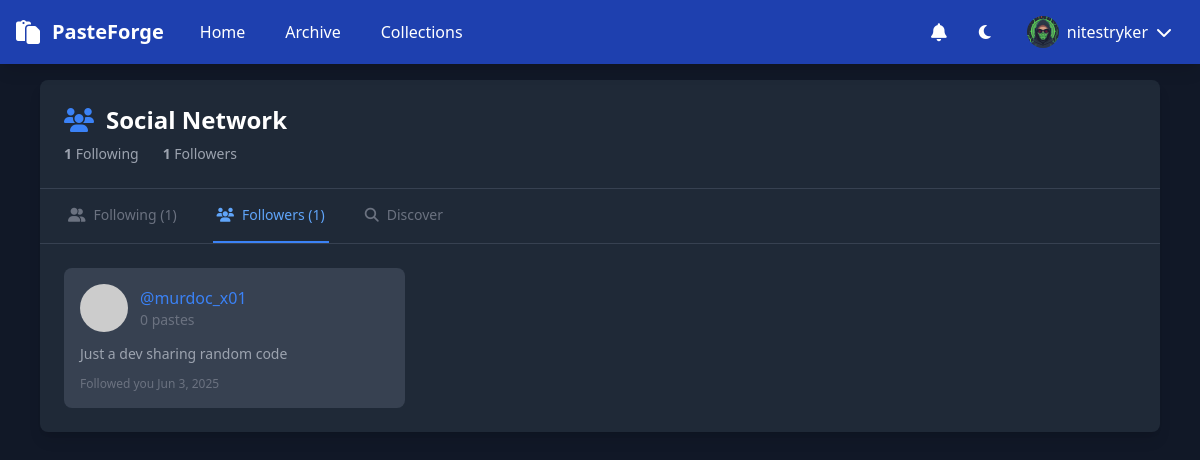
The page /following.php?tab=followers (signed in) on the database its author committed.
### tables this page shows
CREATE TABLE users (
      id TEXT PRIMARY KEY,
      username TEXT UNIQUE,
      password TEXT NOT NULL,
      email TEXT,
      profile_image TEXT DEFAULT NULL,
      created_at INTEGER DEFAULT (strftime('%s', 'now'))
    , website TEXT DEFAULT NULL, tagline TEXT DEFAULT 'Just a dev sharing random code', role TEXT DEFAULT 'free', status TEXT DEFAULT 'active', followers_count INTEGER DEFAULT 0, following_count INTEGER DEFAULT 0, profile_visibility TEXT DEFAULT 'public', show_paste_count INTEGER DEFAULT 1, allow_messages INTEGER DEFAULT 1);

### following.php (the view, shortened to what this page needs)
<?php
$user_id = $_SESSION['user_id'] ?? null;
$username = $_SESSION['username'] ?? null;
$db = Database::getInstance()->getConnection();
$tab = $_GET['tab'] ?? 'following';
$following = [];
$followers = [];
if ($tab === 'followers') {
    $stmt = $db->prepare("
        SELECT u.id, u.username, u.profile_image, u.tagline,
               COUNT(p.id) as paste_count,
               uf.created_at as followed_at
        FROM user_follows uf
        JOIN users u ON uf.follower_id = u.id
        LEFT JOIN pastes p ON u.id = p.user_id AND p.is_public = 1
        WHERE uf.following_id = ?
        GROUP BY u.id, u.username, u.profile_image, u.tagline, uf.created_at
        ORDER BY uf.created_at DESC
    ");
    $stmt->execute([$user_id]);
    $followers = $stmt->fetchAll(PDO::FETCH_ASSOC);
}
$stmt = $db->prepare("SELECT following_count, followers_count FROM users WHERE id = ?");
$stmt->execute([$user_id]);
$user_counts = $stmt->fetch(PDO::FETCH_ASSOC);
$theme = $_COOKIE['theme'] ?? 'dark';
?>
<!DOCTYPE html>
<html class="<?= $theme ?>">
<head>
    <script src="https://cdn.tailwindcss.com"></script>
    <link href="https://cdnjs.cloudflare.com/ajax/libs/font-awesome/6.4.0/css/all.min.css" rel="stylesheet">
</head>
<body class="bg-white dark:bg-gray-900 text-gray-900 dark:text-white min-h-screen">
    <nav class="bg-blue-600 dark:bg-blue-800 text-white shadow-lg fixed w-full z-10">
        <div class="max-w-7xl mx-auto px-4">
            <div class="flex justify-between h-16">
                <div class="flex items-center space-x-6">
                    <a href="/" class="flex items-center space-x-3">
                        <i class="fas fa-paste text-2xl"></i>
                        <span class="text-xl font-bold">PasteForge</span>
                    </a>
                    <div class="flex space-x-4">
                        <a href="/" class="hover:bg-blue-700 px-3 py-2 rounded">Home</a>
                        <a href="/?page=archive" class="hover:bg-blue-700 px-3 py-2 rounded">Archive</a>
                        <?php if ($user_id): ?>
                            <a href="/?page=collections" class="hover:bg-blue-700 px-3 py-2 rounded">Collections</a>
                        <?php endif; ?>
                    </div>
                </div>
                <div class="flex items-center space-x-4">
                    <?php if ($user_id): ?>
                        <a href="/notifications.php" class="relative p-2 rounded hover:bg-blue-700 transition-colors">
                            <i class="fas fa-bell text-lg"></i>
                        </a>
                    <?php endif; ?>
                    <button onclick="toggleTheme()" class="p-2 rounded hover:bg-blue-700">
                        <i class="fas fa-moon"></i>
                    </button>
                    <?php if (!$user_id): ?>
                        <div class="flex items-center space-x-2">
                            <a href="/?page=login" class="flex items-center space-x-2 hover:bg-blue-700 px-3 py-2 rounded">
                                <i class="fas fa-sign-in-alt"></i>
                                <span>Login</span>
                            </a>
                            <a href="/?page=signup" class="flex items-center space-x-2 hover:bg-blue-700 px-3 py-2 rounded">
                                <i class="fas fa-user-plus"></i>
                                <span>Sign Up</span>
                            </a>
                        </div>
                    <?php else: ?>
                        <div class="relative" x-data="{ open: false }">
                            <button @click="open = !open" class="flex items-center space-x-2 hover:bg-blue-700 px-3 py-2 rounded">
                                <?php
                                $stmt = $db->prepare("SELECT profile_image FROM users WHERE id = ?");
                                $stmt->execute([$user_id]);
                                $user_avatar = $stmt->fetch()['profile_image'];
                                ?>
                                <img src="<?= $user_avatar ?? 'https://www.gravatar.com/avatar/'.md5(strtolower($username)).'?d=mp&s=32' ?>"
                                     class="w-8 h-8 rounded-full" alt="Profile">
                                <span><?= htmlspecialchars($username) ?></span>
                                <i class="fas fa-chevron-down ml-1"></i>
                            </button>
                        </div>
                    <?php endif; ?>
                </div>
            </div>
        </div>
    </nav>
    <div class="max-w-6xl mx-auto px-4 py-8 pt-20">
        <div class="bg-white dark:bg-gray-800 rounded-lg shadow-lg">
            <div class="border-b border-gray-200 dark:border-gray-700 p-6">
                <h1 class="text-2xl font-bold flex items-center">
                    <i class="fas fa-users mr-3 text-blue-500"></i>
                    Social Network
                </h1>
                <div class="mt-2 flex items-center gap-6 text-sm text-gray-600 dark:text-gray-400">
                    <span><strong><?= number_format($user_counts['following_count']) ?></strong> Following</span>
                    <span><strong><?= number_format($user_counts['followers_count']) ?></strong> Followers</span>
                </div>
            </div>
            <div class="border-b border-gray-200 dark:border-gray-700">
                <nav class="flex space-x-8 px-6" aria-label="Tabs">
                    <a href="?tab=following" class="<?= $tab === 'following' ? 'border-b-2 border-blue-500 text-blue-600 dark:text-blue-400' : 'text-gray-500 hover:text-gray-700' ?> py-4 px-1 text-sm font-medium">
                        <i class="fas fa-user-friends mr-2"></i>Following (<?= number_format($user_counts['following_count']) ?>)
                    </a>
                    <a href="?tab=followers" class="<?= $tab === 'followers' ? 'border-b-2 border-blue-500 text-blue-600 dark:text-blue-400' : 'text-gray-500 hover:text-gray-700' ?> py-4 px-1 text-sm font-medium">
                        <i class="fas fa-users mr-2"></i>Followers (<?= number_format($user_counts['followers_count']) ?>)
                    </a>
                    <a href="?tab=discover" class="<?= $tab === 'discover' ? 'border-b-2 border-blue-500 text-blue-600 dark:text-blue-400' : 'text-gray-500 hover:text-gray-700' ?> py-4 px-1 text-sm font-medium">
                        <i class="fas fa-search mr-2"></i>Discover
                    </a>
                </nav>
            </div>
            <div class="p-6">
                <?php if ($tab === 'following'): ?>
                    <?php if (empty($following)): ?>
                        <div class="text-center py-8">
                            <i class="fas fa-user-friends text-4xl text-gray-400 mb-4"></i>
                            <p class="text-gray-500 text-lg mb-4">You're not following anyone yet.</p>
                            <a href="?tab=discover" class="text-blue-500 hover:text-blue-700">Discover users to follow</a>
                        </div>
                    <?php else: ?>
                        <div class="grid md:grid-cols-2 lg:grid-cols-3 gap-6">
                            <?php foreach ($following as $user): ?>
                                <div class="bg-gray-50 dark:bg-gray-700 rounded-lg p-4">
                                    <div class="flex items-center gap-3 mb-3">
                                        <img src="<?= htmlspecialchars($user['profile_image'] ?? 'https://www.gravatar.com/avatar/'.md5(strtolower($user['username'])).'?d=mp&s=48') ?>"
                                             class="w-12 h-12 rounded-full" alt="Profile">
                                        <div class="flex-1">
                                            <a href="/?page=profile&username=<?= urlencode($user['username']) ?>" class="font-medium text-blue-500 hover:text-blue-700">
                                                @<?= htmlspecialchars($user['username']) ?>
                                            </a>
                                            <div class="text-sm text-gray-500">
                                                <?= number_format($user['paste_count']) ?> pastes
                                            </div>
                                        </div>
                                    </div>
                                    <?php if ($user['tagline']): ?>
                                        <p class="text-sm text-gray-600 dark:text-gray-400 mb-3">
                                            <?= htmlspecialchars($user['tagline']) ?>
                                        </p>
                                    <?php endif; ?>
                                    <div class="flex justify-between items-center">
                                        <span class="text-xs text-gray-500">
                                            Following since <?= date('M Y', $user['followed_at']) ?>
                                        </span>
                                        <form method="POST" class="inline">
                                            <input type="hidden" name="action" value="unfollow">
                                            <input type="hidden" name="target_user_id" value="<?= $user['id'] ?>">
                                            <button type="submit" class="text-sm bg-gray-500 text-white px-3 py-1 rounded hover:bg-gray-600">
                                                Unfollow
                                            </button>
                                        </form>
                                    </div>
                                </div>
                            <?php endforeach; ?>
                        </div>
                    <?php endif; ?>
                <?php elseif ($tab === 'followers'): ?>
                    <?php if (empty($followers)): ?>
                        <div class="text-center py-8">
                            <i class="fas fa-users text-4xl text-gray-400 mb-4"></i>
                            <p class="text-gray-500 text-lg mb-4">No followers yet.</p>
                            <p class="text-gray-400">Share your profile to get followers!</p>
                        </div>
                    <?php else: ?>
                        <div class="grid md:grid-cols-2 lg:grid-cols-3 gap-6">
                            <?php foreach ($followers as $user): ?>
                                <div class="bg-gray-50 dark:bg-gray-700 rounded-lg p-4">
                                    <div class="flex items-center gap-3 mb-3">
                                        <img src="<?= htmlspecialchars($user['profile_image'] ?? 'https://www.gravatar.com/avatar/'.md5(strtolower($user['username'])).'?d=mp&s=48') ?>"
                                             class="w-12 h-12 rounded-full" alt="Profile">
                                        <div class="flex-1">
                                            <a href="/?page=profile&username=<?= urlencode($user['username']) ?>" class="font-medium text-blue-500 hover:text-blue-700">
                                                @<?= htmlspecialchars($user['username']) ?>
                                            </a>
                                            <div class="text-sm text-gray-500">
                                                <?= number_format($user['paste_count']) ?> pastes
                                            </div>
                                        </div>
                                    </div>
                                    <?php if ($user['tagline']): ?>
                                        <p class="text-sm text-gray-600 dark:text-gray-400 mb-3">
                                            <?= htmlspecialchars($user['tagline']) ?>
                                        </p>
                                    <?php endif; ?>
                                    <div class="text-xs text-gray-500">
                                        Followed you <?= date('M j, Y', $user['followed_at']) ?>
                                    </div>
                                </div>
                            <?php endforeach; ?>
                        </div>
                    <?php endif; ?>
                <?php endif; ?>
            </div>
        </div>
    </div>
</body>
</html>

### rows shown on the page
users: profile_image (picture), following_count "1", followers_count "1"
users: username "murdoc_x01", paste_count "0", tagline "Just a dev sharing random code", followed_at "Jun 3, 2025"

### other values the page prints
$username "nitestryker"
